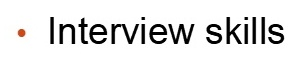
#> input picture src/3_2.jpg, 299 x 59 px; its folder holds only this picture in this run
$ python -i segment_character.py   (imports and definitions only)   (older library calls are emulated)
#> lines starting #> are read from the running program, lines starting #| are printed output that depends on the picture; after the words box and inside, x2 and y2 are one past the last pixel; in counts of white or black regions, pixels touching at a corner belong together
#> further down, picture is the input picture: shape (59, 299, 3); mean B, G, R 225.5, 225.7, 226
import cv2
import numpy as np
import os
from scipy.ndimage.measurements import label
import matplotlib.pyplot as plt


# [44 lines left out: functions resize_character, get_re_segment_count, not called in this run]


def re_segment(img):
    img = cv2.threshold(img, 100, 255, cv2.THRESH_BINARY)[1]  # ensure binary
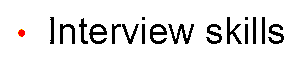
#> img: shape (59, 299, 3); mean of channels 0, 1, 2 227.9, 228, 228.5; drawn as B, G, R
    img = 255 - img
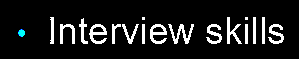
#> img: shape (59, 299, 3); mean of channels 0, 1, 2 27.1, 27, 26.5; drawn as B, G, R

    kernel = np.ones((1, 1), np.uint8)
    img = cv2.erode(img, kernel, iterations=1)

    img[img == 255] = 1
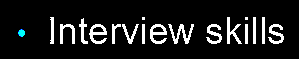
#> img: shape (59, 299, 3); 10.62% of pixels changed, all inside (x1, y1, x2, y2) = (18, 17, 284, 44); drawn with 1 as white

    array = np.array(img)
    structure = np.ones((3, 3), dtype=np.int)
#> (the run stopped early here; a loop or call above may not have finished)
